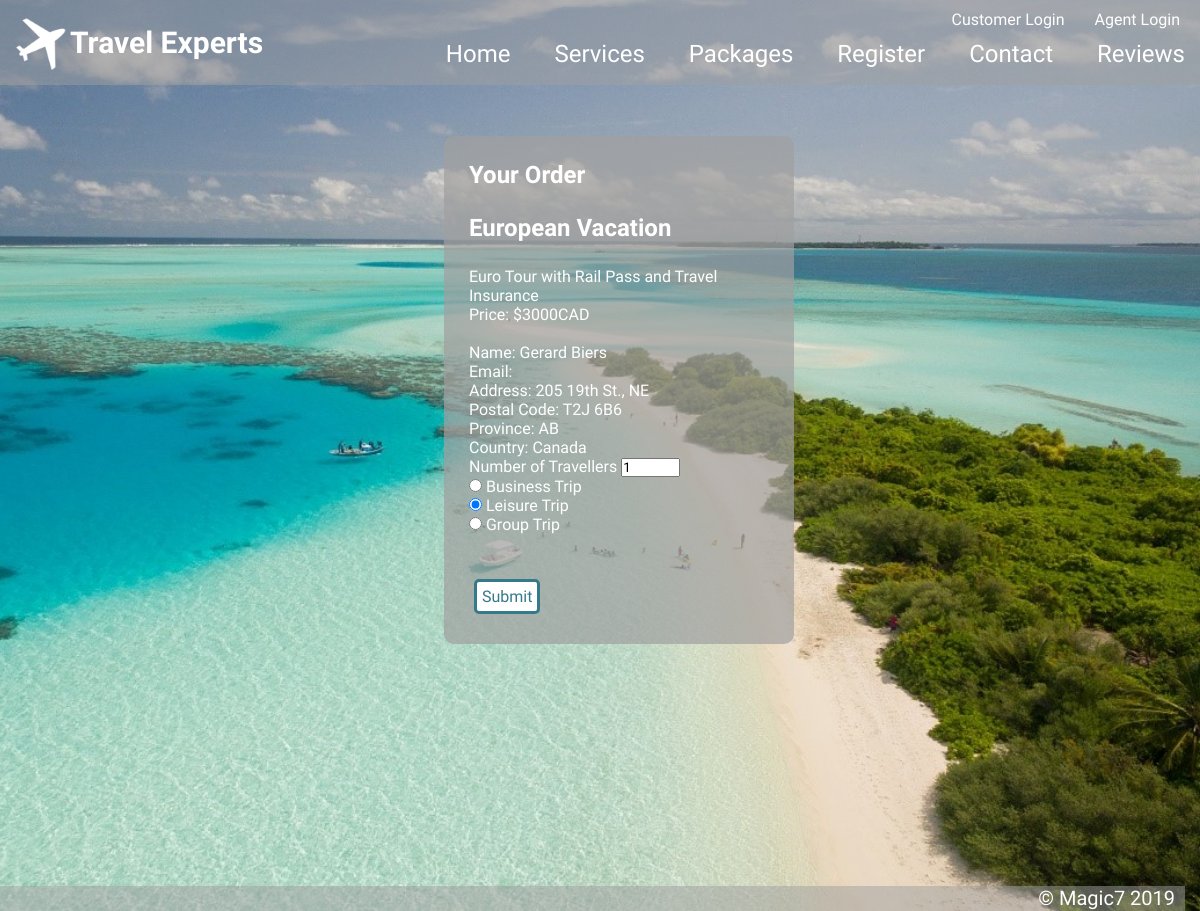
Page /order_checkout.php on the committed database.
### tables this page shows
CREATE TABLE `packages` (
  `PackageId` int(11) NOT NULL,
  `PkgName` varchar(50) NOT NULL,
  `PkgStartDate` date DEFAULT NULL,
  `PkgEndDate` date DEFAULT NULL,
  `PkgDesc` varchar(50) DEFAULT NULL,
  `PkgBasePrice` decimal(19,0) NOT NULL,
  `PkgAgencyCommission` decimal(19,4) DEFAULT NULL
);

CREATE TABLE `customers` (
  `CustomerId` int(11) NOT NULL,
  `CustFirstName` varchar(25) NOT NULL,
  `CustLastName` varchar(25) NOT NULL,
  `CustAddress` varchar(75) NOT NULL,
  `CustCity` varchar(50) NOT NULL,
  `CustProv` varchar(2) NOT NULL,
  `CustPostal` varchar(7) NOT NULL,
  `CustCountry` varchar(25) DEFAULT NULL,
  `CustPhone` varchar(20) DEFAULT NULL,
  `CustEmail` varchar(50) NOT NULL,
  `AgentId` int(11) DEFAULT NULL,
  `UserID` varchar(50) NOT NULL,
  `UserPwd` varchar(60) NOT NULL
);

### order_checkout.php (the view, shortened to what this page needs)
<?php
include 'header.php';
include 'menu.php';
$link = mysqli_connect("localhost", "root", "", "travelexperts") or die("Connection Error: " . mysqli_connect_error());
$PkgName = $_GET["pkg"];
$sql = "SELECT PackageId FROM packages  WHERE PkgName LIKE '%" . $PkgName . "%'";
$result = mysqli_query($link, $sql) or die("SQL Error");
while ($row = mysqli_fetch_row($result)){
    $PkgId = $row[0];
}
$sql = "SELECT PkgName, PkgDesc, PkgBasePrice FROM packages WHERE PackageId =" . $PkgId;
$result = mysqli_query($link, $sql) or die("SQL Error");
while ($row = mysqli_fetch_assoc($result)){
    $PkgName = $row['PkgName'];
    $PkgDesc = $row['PkgDesc'];
    $PkgBasePrice = $row['PkgBasePrice'];
}
$sql = "SELECT CustomerId, CustFirstName, CustLastName, CustAddress, CustCity, CustProv, CustPostal, CustCountry, CustPhone, CustEmail FROM customers WHERE UserID ='" . $_SESSION['CustUserID'] . "'";
$result = mysqli_query($link, $sql) or die("SQL Error");
while ($row = mysqli_fetch_assoc($result)){
    $CustFirstName = $row['CustFirstName'];
    $CustLastName = $row['CustLastName'];
    $CustAddress = $row['CustAddress'];
    $CustProv = $row['CustProv'];
    $CustPostal = $row['CustPostal'];
    $CustCountry = $row['CustCountry'];
    $CustEmail = $row['CustEmail'];
}
echo ("
      <div class='contain'>
        <div id='packageBox'>
            <h2> Your Order </h2>");
            echo("<form action='submitOrder.php' method='post'>");
            echo("<h2>" . $PkgName . "</h2>");
            echo("<p>" . $PkgDesc . "</p>");
            echo("<p>Price: $" . $PkgBasePrice . "CAD</p><br>");
            echo("<p>Name: " . $CustFirstName . " " . $CustLastName);
            echo("<p>Email: " . $CustEmail);
            echo("<p>Address: " . $CustAddress);
            echo("<p>Postal Code: " . $CustPostal);
            echo("<p>Province: " . $CustProv);
            echo("<p>Country: " . $CustCountry);
            echo("<br><label for='travellers'> Number of Travellers </label>
                <input type='text' name='travellers' value='1' size='3'><br>");
            echo("<input type='radio' name='triptype' value='B'> Business Trip <br>
                <input type='radio' name='triptype' value='L' checked> Leisure Trip <br>
                <input type='radio' name='triptype' value='G'> Group Trip <br>");
            echo("<br><button type='submit'> Submit</button>");
            echo("</form>");
        echo("</div></div>");
include 'footer.php';
?>

### style.css (style rules this page uses)
* { margin: 0; padding: 0; font-family: 'Arsenal', sans-serif; }
.contain { text-align: center; min-height: 100vh; margin-top: 85px; padding-top: 1px; margin-bottom:0; }
#packageBox { background: rgba(160, 160, 160, 0.7); width: 300px; margin: 50px 37vw; padding: 25px; color: white; border-radius: 10px; align-content: center; text-align: left; }
#packageBox h2 { margin-bottom: 25px; }
#packageBox button { cursor: pointer; padding: 5px; margin: 5px; color: #347A8A; background-color: white; color: #347A8A; border: solid 3px #347A8A; border-radius: 5px; font-size: 16px; }

### rows in the picture
packages: PkgName "European Vacation", PkgDesc "Euro Tour with Rail Pass and Travel Insurance", PkgBasePrice "3000"
customers: CustFirstName "Gerard", CustLastName "Biers", CustAddress "205 19th St., NE", CustPostal "T2J 6B6", CustProv "AB", CustCountry "Canada"
